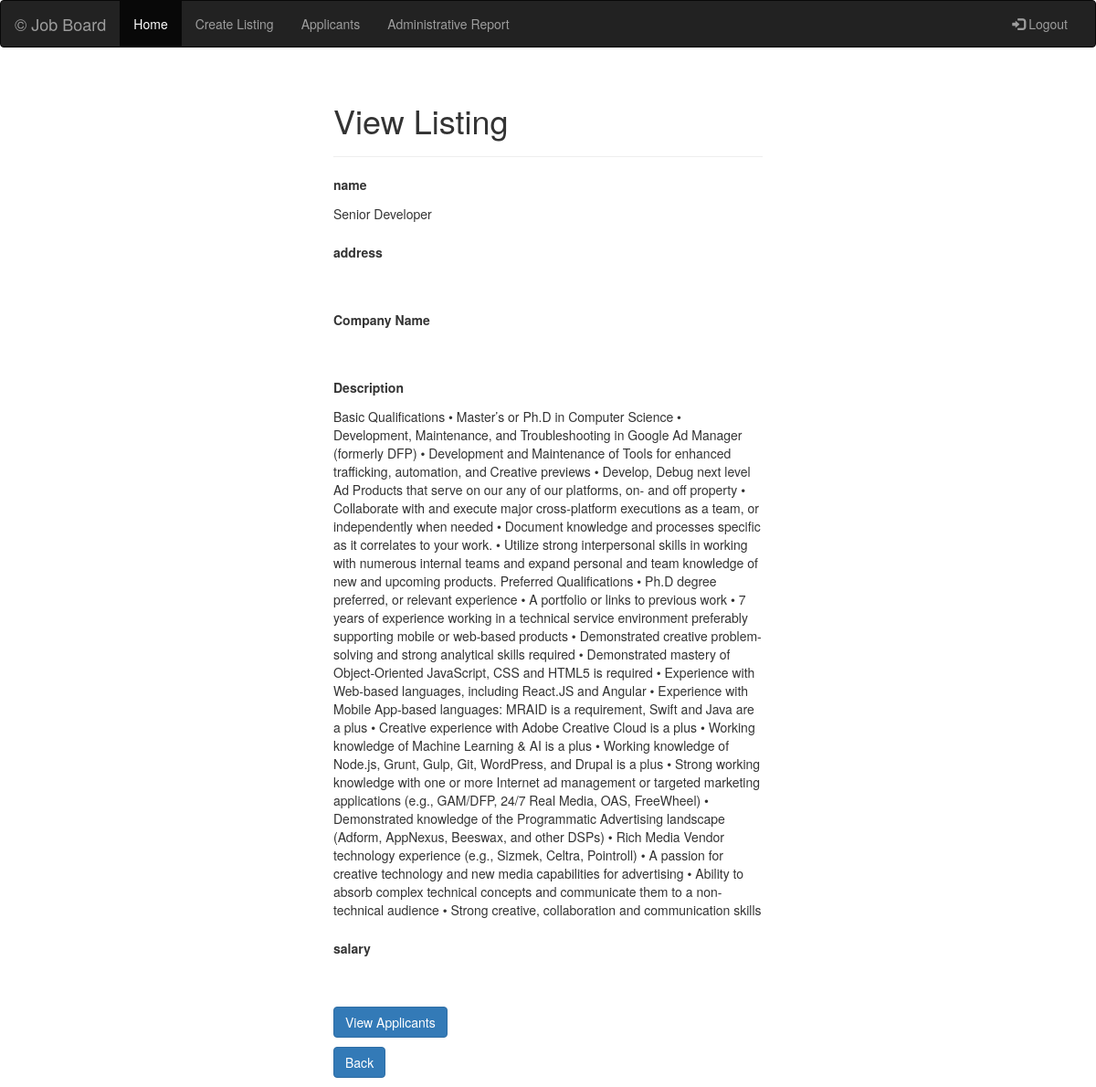
Screenshot of /jobapp/recruiter/read.php?id=12 with the database file from the repository.
### tables this page shows
CREATE TABLE `Job_Opening` (
  `id` int(50) NOT NULL,
  `name` varchar(255) NOT NULL,
  `description` varchar(10000) NOT NULL,
  `address` varchar(100) NOT NULL,
  `company` varchar(100) NOT NULL,
  `salary` varchar(100) NOT NULL,
  `sc_email` varchar(100) NOT NULL,
  `Date` timestamp NULL DEFAULT CURRENT_TIMESTAMP,
  `Field` varchar(20) DEFAULT NULL,
  `State` varchar(2) DEFAULT NULL,
  `Education` varchar(15) NOT NULL
);

### jobapp/recruiter/read.php (the view, shortened to what this page needs)
<?php include 'inc/rheader2.php' ?>
<?php
if(isset($_GET["id"]) && !empty(trim($_GET["id"]))){
    require_once "config.php";
    $sql = "SELECT * FROM Job_Opening WHERE id = ?";
    if($stmt = mysqli_prepare($link, $sql)){
        mysqli_stmt_bind_param($stmt, "i", $param_id);
        if(mysqli_stmt_execute($stmt)){
            $result = mysqli_stmt_get_result($stmt);
            if(mysqli_num_rows($result) == 1){
                $row = mysqli_fetch_array($result, MYSQLI_ASSOC);
            } else{
                header("location: error.php");
                exit();
            }
        } else{
            echo "Oops! Something went wrong. Please try again later.";
        }
    }
} else{
    header("location: error.php");
    exit();
}
?>
<!DOCTYPE html>
<html lang="en">
<head>
    <link rel="stylesheet" href="https://maxcdn.bootstrapcdn.com/bootstrap/3.3.7/css/bootstrap.css">
</head>
<body>
    <div class="wrapper">
        <div class="container-fluid">
            <div class="row">
                <div class="col-md-12">
                    <div class="page-header">
                        <h1>View Listing</h1>
                    </div>
                    <div class="form-group">
                        <label>name</label>
                        <p class="form-control-static"><?php echo $row["name"]; ?></p>
                    </div>
                    <div class="form-group">
                        <label>address</label>
                        <p class="form-control-static"><?php echo $row["address"]; ?></p>
                    </div>
                    <div class="form-group">
                        <label>Company Name</label>
                        <p class="form-control-static"><?php echo $row["company"]; ?></p>
                    </div>
                    <div class="form-group">
                        <label>Description</label>
                        <p class="form-control-static"><?php echo $row["description"]; ?></p>
                    </div>
                    <div class="form-group">
                        <label>salary</label>
                        <p class="form-control-static"><?php echo $row["salary"]; ?></p>
                    </div>
                    <p><a href="viewer.php" class="btn btn-primary">View Applicants</a></p>
                    <p><a href="ind.php" class="btn btn-primary">Back</a></p>
                </div>
            </div>
        </div>
    </div>
</body>
</html>

### jobapp/recruiter/read.php (style rules this page uses)
.wrapper { width: 500px; margin: 0 auto; }

### rows the page displays
job_opening: name "Senior Developer", description "Basic Qualifications • Master’s or Ph.D in Computer Science • Development, Maintenance, and Troubleshooting in Google Ad Manager (formerly DFP) • Development and Maintenance of Tools for enhanced trafficking, automation, and Creative previews • Develop, Debug next level Ad Products that serve on our any of our platforms, on- and off property • Collaborate with and execute major cross-platform executions as a team, or independently when needed • Document knowledge and processes specific as it correlates to your work. • Utilize strong interpersonal skills in working with numerous internal teams and expand personal and team knowledge of new and upcoming products. Preferred Qualifications •…"
